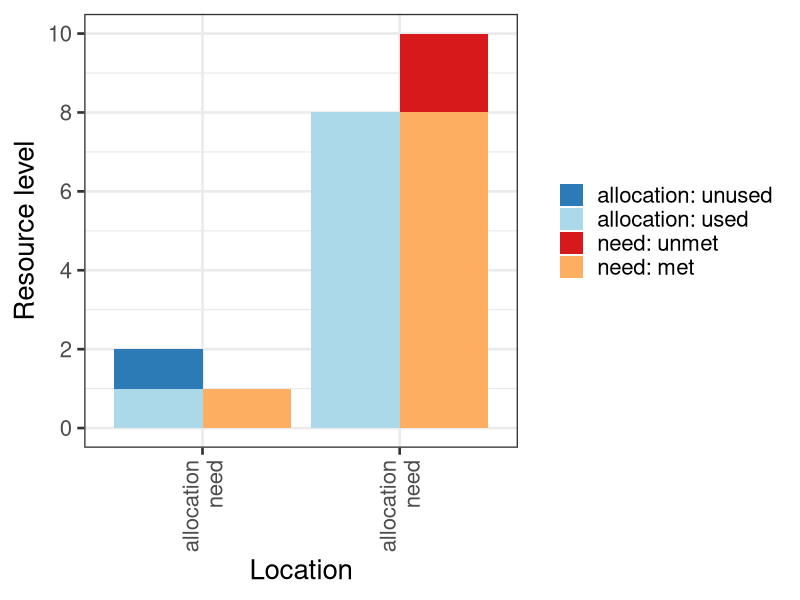
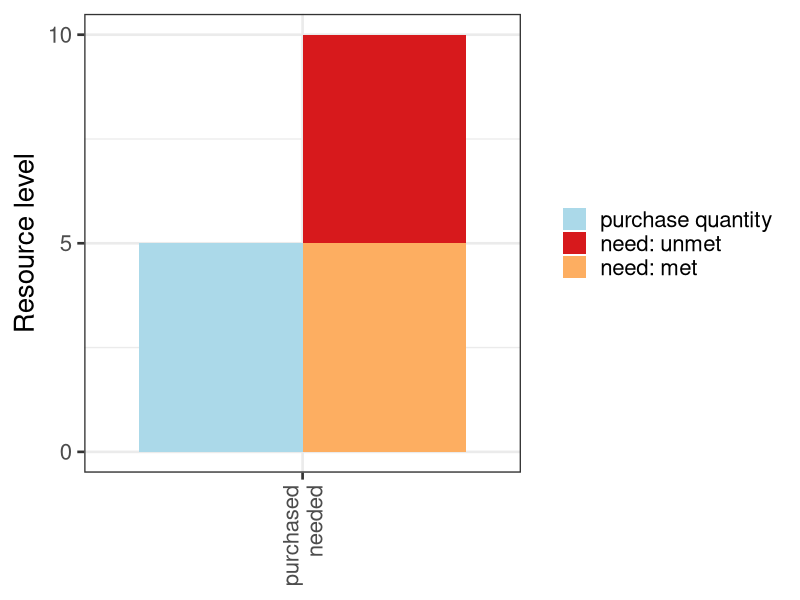
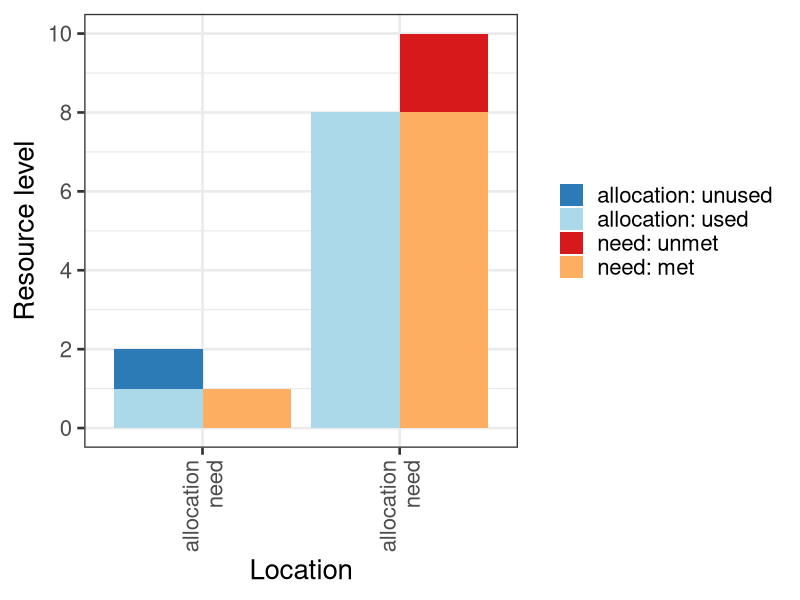

Here is the R script that generated these plots, in order:
library(ggplot2)
library(dplyr)

# example 1

ex1_data <- data.frame(
    location = c("", "", "", ""),
    good_bad = c("good", "good", "bad", "bad"),
    name = factor(
      c("purchase quantity", "need: met", "need: unmet", "purchase quantity"),
      levels = c("purchase quantity", "need: met", "need: unmet")),
    value = c(5, 5, 10, 0))

alloc_plot <- ggplot(mapping = aes(x=location, y=value, fill=name)) +
  geom_col(
    data = ex1_data |>
      dplyr::filter(good_bad == "bad"),
    position = "dodge"
  ) +
  geom_col(
    data = ex1_data |>
      dplyr::filter(good_bad == "good"),
    position = "dodge"
  ) +
  scale_fill_manual(
    name = NULL,
    breaks = c("purchase quantity",
               "need: unmet", "need: met"),
    values = c("#abd9e9", "#d7191c", "#fdae61")) +
  scale_y_continuous(breaks = c(0, 5, 10)) +
  scale_x_discrete(
    labels = c("purchased\nneeded")
  ) +
  ylab("Resource level") +
  xlab(NULL) +
  # geom_col(position="identity") +
  theme_bw(base_size = 20) +
  theme(axis.text.x = element_text(angle = 90, hjust = 1, vjust = 0.5))

pdf('talks/20240122 CoE/ex1_loss_bar.pdf', width = 4.4, height = 4)
print(alloc_plot)
dev.off()



# example 3
ex3_data <- tidyr::expand_grid(
  location = c("1", "2"),
  prov_need = c("allocation", "need"),
  good_bad = c("good", "bad")
) |>
  dplyr::mutate(
    name = paste0(
      prov_need,
      ": ",
      ifelse(
        prov_need == "allocation",
        ifelse(good_bad == "good", "used", "unused"),
        ifelse(good_bad == "good", "met", "unmet")
      )
    ),
    value = c(1, 2, 1, 1,
              8, 8, 8, 10)
  )


alloc_plot <- ggplot(mapping = aes(x=location, y=value, fill=name)) +
  geom_col(
    data = ex3_data |>
      dplyr::filter(good_bad == "bad"),
    position = "dodge"
  ) +
  geom_col(
    data = ex3_data |>
      dplyr::filter(good_bad == "good"),
    position = "dodge"
  ) +
  scale_fill_manual(
    name = NULL,
    breaks = c("allocation: unused", "allocation: used",
               "need: unmet", "need: met"),
    values = c("#2c7bb6", "#abd9e9", "#d7191c", "#fdae61")) +
  scale_y_continuous(breaks = c(0, 2, 4, 6, 8, 10)) +
  scale_x_discrete(
    labels = c("allocation\nneed", "allocation\nneed")
  ) +
  ylab("Resource level") +
  xlab("Location") +
  theme_bw(base_size = 20) +
  theme(axis.text.x = element_text(angle = 90, hjust = 1, vjust = 0.5))

alloc_plot


pdf('talks/20240122 CoE/ex3_loss_bar.pdf', width = 5, height = 4)
print(alloc_plot)
dev.off()

